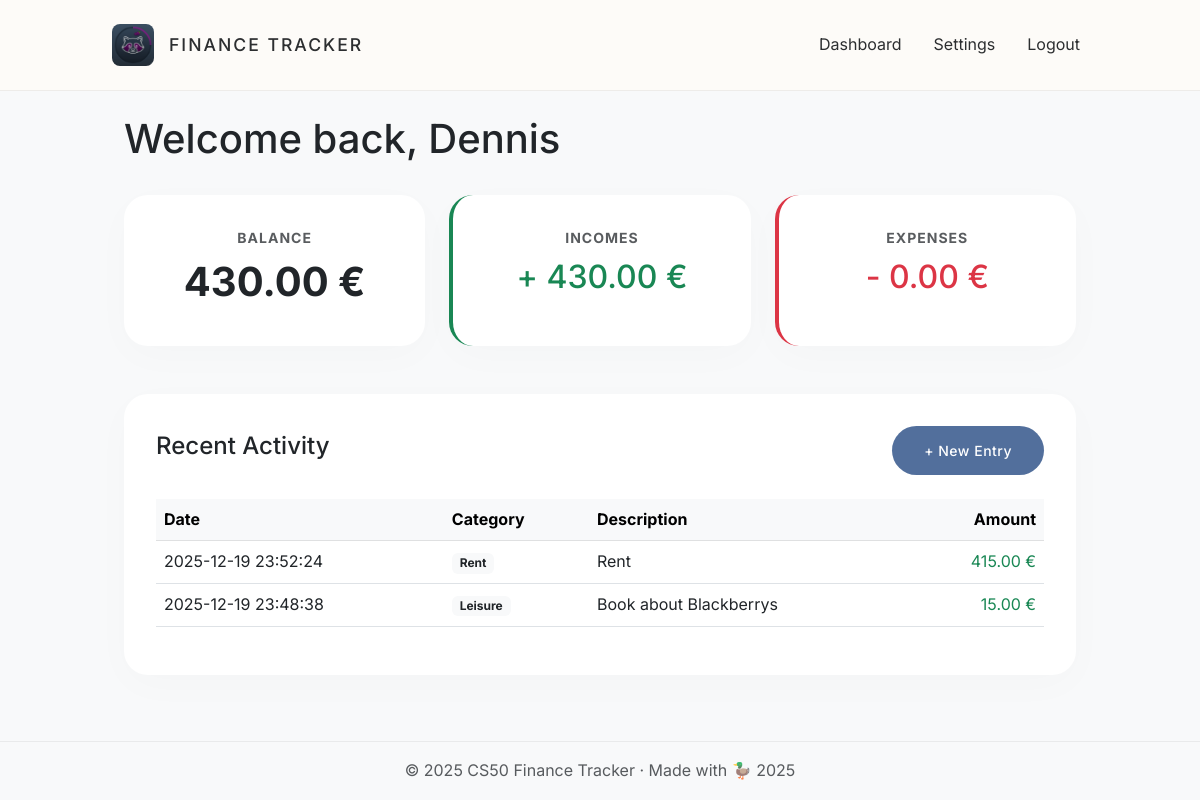
Page / (signed in) on the earlier database version.
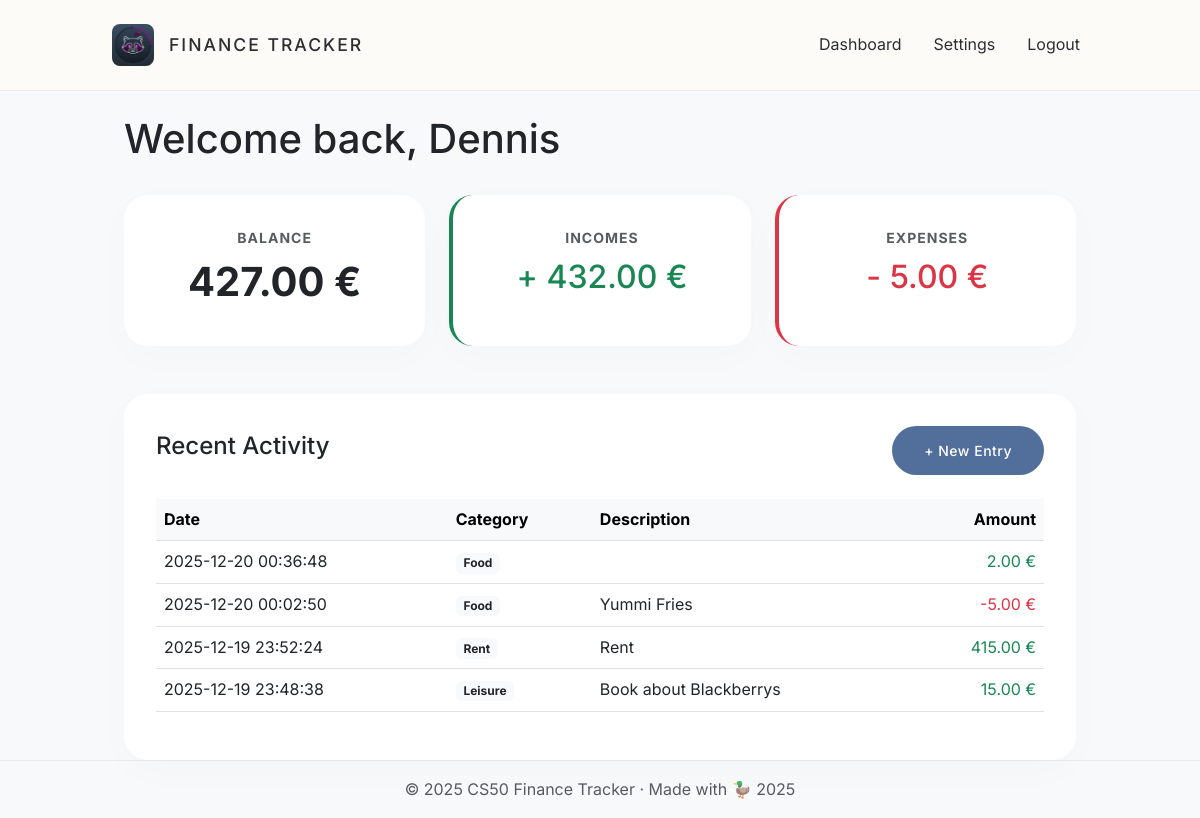
Same page on the later database version.
### tables this page shows
CREATE TABLE transactions (
    id INTEGER PRIMARY KEY AUTOINCREMENT,
    user_id INTEGER NOT NULL,
    amount REAL NOT NULL,
    category TEXT NOT NULL,
    description TEXT,
    date DATETIME DEFAULT CURRENT_TIMESTAMP,
    FOREIGN KEY (user_id) REFERENCES users (id)
);

### app.py (the view)
@app.route("/")
def index():
    if "user_id" not in session:
        return redirect("/login")
    db = get_db()
    cur = db.cursor()
    cur.execute("SELECT * FROM transactions WHERE user_id = ? ORDER BY date DESC", (session["user_id"],))
    transactions = cur.fetchall()
    total_incomes = 0
    total_expenses = 0
    for row in transactions:
        if row["amount"] > 0:
            total_incomes += row["amount"]
        else:
            total_expenses += abs(row["amount"])
    balance = total_incomes - total_expenses
    db.close()
    return render_template("index.html", transactions=transactions,balance=balance, total_incomes=total_incomes, total_expenses=total_expenses)

### app.py (called while the page is built)
def get_db():
    db = sqlite3.connect("finance.db")
    db.row_factory = sqlite3.Row
    return db

### templates/index.html (shortened to what this page needs)
{% extends "layout.html" %}
{% block main %}
<div class="container">
    <div class="row mb-4">
        <div class="col-12">
            <h1 class="brand-text text-dark">Welcome back, {{ session.user_name if session.user_name else 'Dennis' }}
            </h1>
        </div>
    </div>
    <div class="row g-4 mb-5">
        <div class="col-md-4">
            <div class="card h-100 text-center">
                <small class="text-muted text-uppercase fw-bold" style="letter-spacing: 1px;">Balance</small>
                <h2 class="display-6 fw-bold mt-2">{{ "%.2f"|format(balance) }} €</h2>
            </div>
        </div>
        <div class="col-md-4">
            <div class="card h-100 text-center border-start border-success border-4">
                <small class="text-muted text-uppercase fw-bold" style="letter-spacing: 1px;">Incomes</small>
                <h2 class="text-success mt-2">+ {{ "%.2f"|format(total_incomes) }} €</h2>
            </div>
        </div>
        <div class="col-md-4">
            <div class="card h-100 text-center border-start border-danger border-4">
                <small class="text-muted text-uppercase fw-bold" style="letter-spacing: 1px;">Expenses</small>
                <h2 class="text-danger mt-2">- {{ "%.2f"|format(total_expenses) }} €</h2>
            </div>
        </div>
    </div>
    <div class="card">
        <div class="d-flex justify-content-between align-items-center mb-4">
            <h4 class="brand-text">Recent Activity</h4>
            <a href="/add" class="btn btn-primary btn-sm">+ New Entry</a>
        </div>
        <table class="table table-hover">
            <thead class="table-light">
                <tr>
                    <th>Date</th>
                    <th>Category</th>
                    <th>Description</th>
                    <th class="text-end">Amount</th>
                </tr>
            </thead>
            <tbody>
                {% for row in transactions %}
                <tr>
                    <td>{{ row.date }}</td>
                    <td><span class="badge bg-light text-dark">{{ row.category }}</span></td>
                    <td>{{ row.description }}</td>
                    <td class="text-end {{ 'text-danger' if row.amount < 0 else 'text-success' }}">
                        {{ "%.2f"|format(row.amount) }} €
                    </td>
                </tr>
                {% else %}
                <tr>
                    <td colspan="4" class="text-center text-muted">No transactions found. Start by adding one!</td>
                </tr>
                {% endfor %}
            </tbody>
        </table>
    </div>
</div>
{% endblock %}

### templates/layout.html (shortened to what this page needs)
<!DOCTYPE html>
<html lang="en">
<head>
    <link href="https://cdn.jsdelivr.net/npm/bootstrap@5.3.0/dist/css/bootstrap.min.css" rel="stylesheet">
    <link href="{{ url_for('static', filename='css/style.css') }}" rel="stylesheet">
</head>
<body class="bg-light">
    <nav class="navbar navbar-expand-lg navbar-dark bg-dark mb-4">
        <div class="container">
            <a class="navbar-brand d-flex align-items-center" href="/">
                <img src="{{ url_for('static', filename='favicon.ico') }}" alt="Logo" class="navbar-logo">
                <span class="brand-text">Finance Tracker</span>
            </a>
            <div class="navbar-nav ms-auto">
                {% if session.user_id %}
                <a class="nav-link" href="/">Dashboard</a>
                <a class="nav-link" href="/change_password">Settings</a>
                <a class="nav-link" href="/logout">Logout</a>
                {% else %}
                <a class="nav-link" href="/login">Login</a>
                <a class="nav-link" href="/register">Register</a>
                {% endif %}
            </div>
        </div>
    </nav>
    <main class="container">
        {% block main %}{% endblock %}
    </main>
    <footer class="footer mt-auto py-3">
        <div class="container text-center">
            <span class="text-muted">
                &copy; 2025 CS50 Finance Tracker &middot;
                <span class="duck-credit">Made with <span class="duck-emoji">🦆</span> 2025</span>
            </span>
        </div>
    </footer>
</body>
</html>

### static/css/style.css (style rules this page uses)
:root { --bg-color: #fdfbf8; --text-main: #2c2e30; --accent-color: #6b705c; --card-bg: #ffffff; --border-soft: rgba(0, 0, 0, 0.06); }
html, body { height: 100%; }
body { background-color: var(--bg-color); color: var(--text-main); font-family: 'Inter', -apple-system, sans-serif; line-height: 1.6; display: flex; flex-direction: column; }
.navbar { background-color: rgba(253, 251, 248, 0.9) !important; backdrop-filter: blur(10px); border-bottom: 1px solid var(--border-soft); padding: 1.2rem 0; }
.navbar-brand .navbar-logo { height: 42px; width: auto; margin-right: 15px; border-radius: 8px; transition: transform 0.3s ease; }
.navbar-brand .brand-text { color: var(--text-main) !important; font-weight: 500; text-transform: uppercase; letter-spacing: 2px; font-size: 1.1rem; }
.nav-link { color: var(--text-main) !important; font-weight: 400; margin-left: 1rem; transition: opacity 0.2s; }
.container { max-width: 1000px; }
.card { border: none; background-color: var(--card-bg); border-radius: 24px; box-shadow: 0 10px 40px rgba(0, 0, 0, 0.02); padding: 2rem; transition: transform 0.3s ease, box-shadow 0.3s ease; }
.btn-primary { background-color: #526F9C; border: none; border-radius: 50px; padding: 14px 32px; font-weight: 500; letter-spacing: 0.5px; transition: all 0.3s ease; color: #ffffff; }
.footer { margin-top: auto; border-top: 1px solid var(--border-soft); padding: 2.5rem 0; }
.duck-emoji { display: inline-block; transition: transform 0.3s ease; }

Differences in the rows shown:
added transactions: date "2025-12-20 00:36:48", category "Food", amount "2.00"
added transactions: date "2025-12-20 00:02:50", category "Food", description "Yummi Fries", amount "-5.00"
Other differences:
{{ "%.2f"|format(balance) }}: "430.00" → "427.00"
{{ "%.2f"|format(total_incomes) }}: "430.00" → "432.00"
{{ "%.2f"|format(total_expenses) }}: "0.00" → "5.00"
